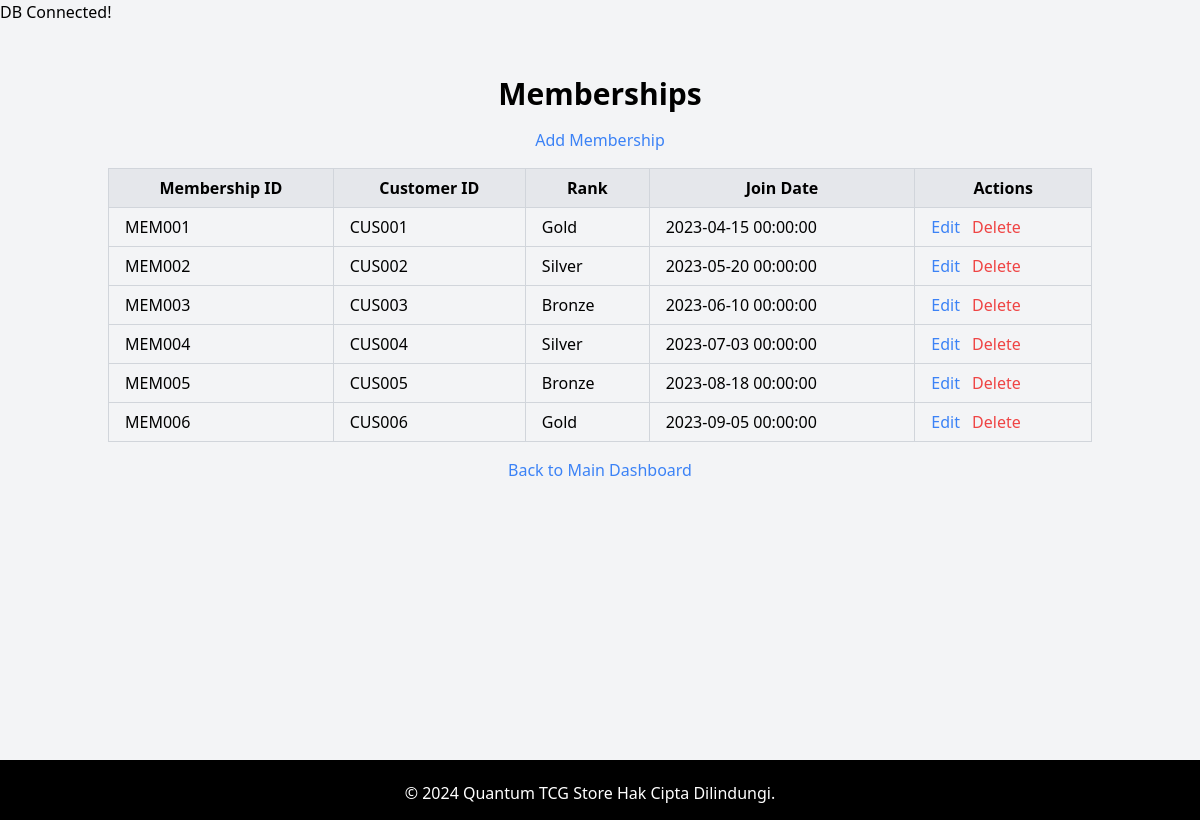
The page /sources/memberships/memberships.php on the database as committed earlier.
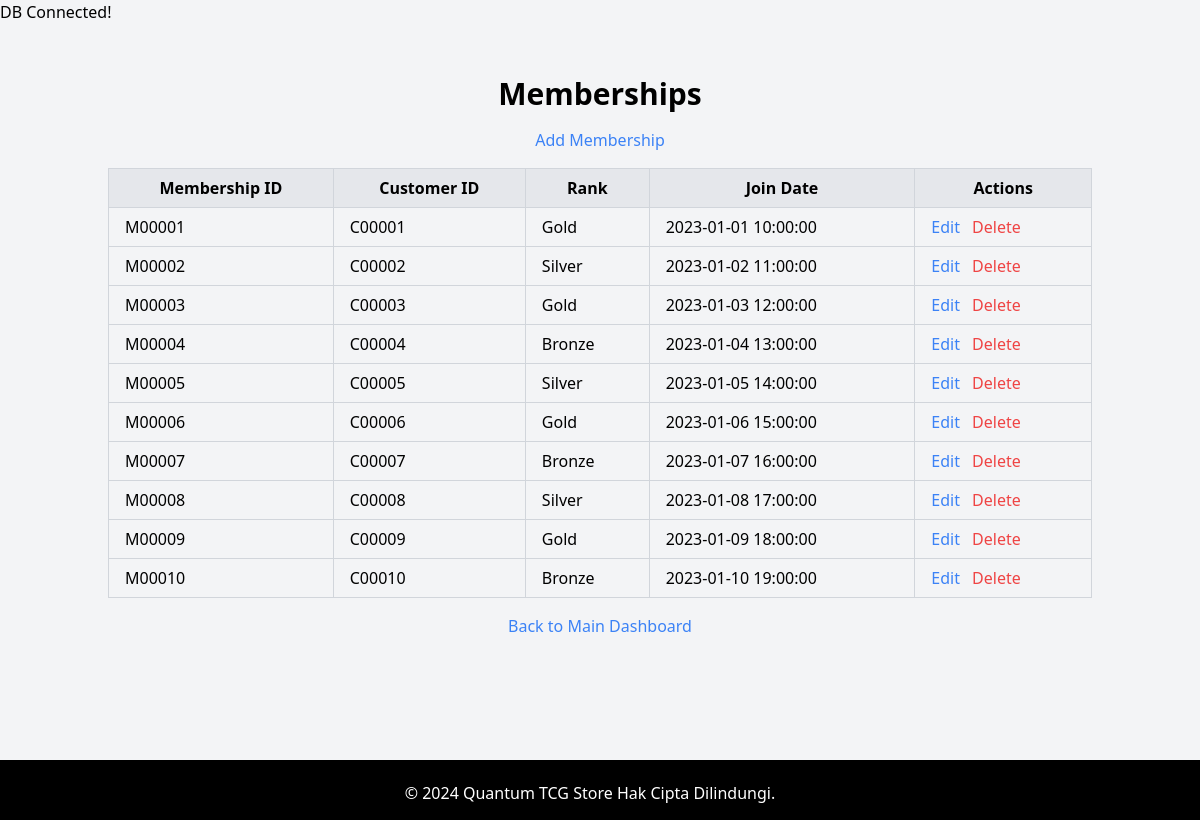
The same page on the database as committed later.
### tables this page shows
CREATE TABLE Membership (
        MembershipID char(6)  NOT NULL,
        CustomerID char(6) NOT NULL,
        Rank varchar(10)  NOT NULL,
        JoinDate timestamp  NOT NULL,
        CONSTRAINT Membership_pk PRIMARY KEY (MembershipID)
    );

### sources/memberships/memberships.php (the view, shortened to what this page needs)
<?php
include '../../service/db.php';
$sql = 'SELECT * FROM Membership';
$statement = $pdo->prepare($sql);
$statement->execute();
$memberships = $statement->fetchAll();
?>
<!DOCTYPE html>
<html lang="en">
<head>
    <link rel="stylesheet" href="../css/styles.css">
    <link href="https://cdn.jsdelivr.net/npm/tailwindcss@2.2.19/dist/tailwind.min.css" rel="stylesheet">
</head>
<body class="bg-gray-100">
    <div class="container mx-auto mt-8">
        <h1 class="text-3xl font-bold mb-4 text-center">Memberships</h1>
        <a href="add.php" class="block text-center mb-4 text-blue-500 hover:text-blue-700">Add Membership</a>
        <table class="w-full border-collapse border border-gray-200">
            <thead>
                <tr class="bg-gray-200">
                    <th class="border border-gray-300 px-4 py-2">Membership ID</th>
                    <th class="border border-gray-300 px-4 py-2">Customer ID</th>
                    <th class="border border-gray-300 px-4 py-2">Rank</th>
                    <th class="border border-gray-300 px-4 py-2">Join Date</th>
                    <th class="border border-gray-300 px-4 py-2">Actions</th>
                </tr>
            </thead>
            <tbody>
                <?php foreach ($memberships as $membership) : ?>
                    <tr>
                        <td class="border border-gray-300 px-4 py-2"><?= htmlspecialchars($membership['MembershipID']) ?></td>
                        <td class="border border-gray-300 px-4 py-2"><?= htmlspecialchars($membership['CustomerID']) ?></td>
                        <td class="border border-gray-300 px-4 py-2"><?= htmlspecialchars($membership['Rank']) ?></td>
                        <td class="border border-gray-300 px-4 py-2"><?= htmlspecialchars($membership['JoinDate']) ?></td>
                        <td class="border border-gray-300 px-4 py-2">
                            <a href="edit.php?id=<?= htmlspecialchars($membership['MembershipID']) ?>" class="text-blue-500 hover:text-blue-700">Edit</a>
                            <a href="memberships.php?delete_id=<?= htmlspecialchars($membership['MembershipID']) ?>" onclick="return confirm('Are you sure you want to delete this membership?');" class="ml-2 text-red-500 hover:text-red-700">Delete</a>
                        </td>
                    </tr>
                <?php endforeach; ?>
            </tbody>
        </table>
        <a href="../../dashboard.php" class="block text-center mt-4 text-blue-500 hover:text-blue-700">Back to Main Dashboard</a>
    </div>
    <footer class="bg-gray-800 text-white text-center py-4 mt-auto">
    </footer>
</body>
</html>

Rows that differ between the two databases and show on the page:
removed membership: MembershipID "MEM001", CustomerID "CUS001", Rank "Gold", JoinDate "2023-04-15 00:00:00"
removed membership: MembershipID "MEM002", CustomerID "CUS002", Rank "Silver", JoinDate "2023-05-20 00:00:00"
removed membership: MembershipID "MEM003", CustomerID "CUS003", Rank "Bronze", JoinDate "2023-06-10 00:00:00"
removed membership: MembershipID "MEM004", CustomerID "CUS004", Rank "Silver", JoinDate "2023-07-03 00:00:00"
removed membership: MembershipID "MEM005", CustomerID "CUS005", Rank "Bronze", JoinDate "2023-08-18 00:00:00"
removed membership: MembershipID "MEM006", CustomerID "CUS006", Rank "Gold", JoinDate "2023-09-05 00:00:00"
added membership: MembershipID "M00001", CustomerID "C00001", Rank "Gold", JoinDate "2023-01-01 10:00:00"
added membership: MembershipID "M00002", CustomerID "C00002", Rank "Silver", JoinDate "2023-01-02 11:00:00"
added membership: MembershipID "M00003", CustomerID "C00003", Rank "Gold", JoinDate "2023-01-03 12:00:00"
added membership: MembershipID "M00004", CustomerID "C00004", Rank "Bronze", JoinDate "2023-01-04 13:00:00"
added membership: MembershipID "M00005", CustomerID "C00005", Rank "Silver", JoinDate "2023-01-05 14:00:00"
added membership: MembershipID "M00006", CustomerID "C00006", Rank "Gold", JoinDate "2023-01-06 15:00:00"
added membership: MembershipID "M00007", CustomerID "C00007", Rank "Bronze", JoinDate "2023-01-07 16:00:00"
added membership: MembershipID "M00008", CustomerID "C00008", Rank "Silver", JoinDate "2023-01-08 17:00:00"
added membership: MembershipID "M00009", CustomerID "C00009", Rank "Gold", JoinDate "2023-01-09 18:00:00"
added membership: MembershipID "M00010", CustomerID "C00010", Rank "Bronze", JoinDate "2023-01-10 19:00:00"
